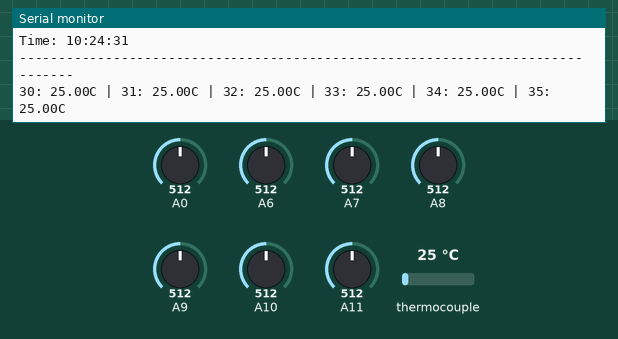
Simulated run of this sketch. Board: Arduino Mega 2560, built with avr-gcc and run on an emulated ATmega2560. Shown: the last lines printed to the serial monitor. Inputs (shaded band) come from the test bench; at power-on: thermocouple 25 °C, A6 = 512, A7 = 512, A8 = 512, A9 = 512, A0 = 512, A10 = 512, A11 = 512. The local clock reads 2024-03-15 10:24:30 at power-on unless the sketch sets it; storage starts empty.

Above: at 1.2 s.
1.3 s: thermocouple set to 6 °C
At 1.3 s:
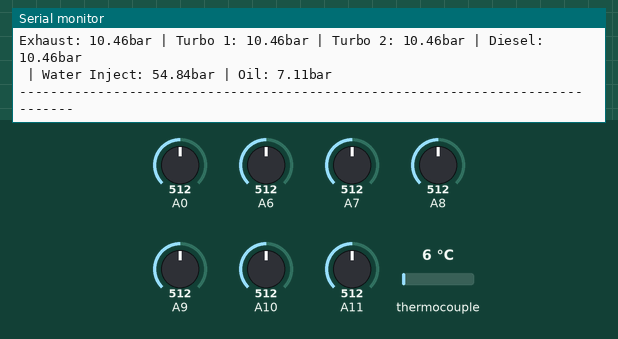
2.8 s: A6 set to 716
At 3.3 s:
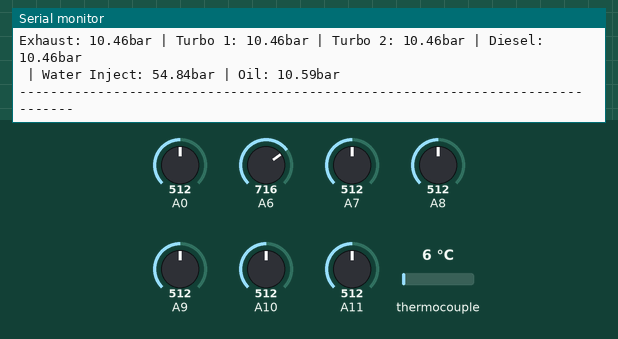
4.3 s: A7 set to 716
At 5.0 s:
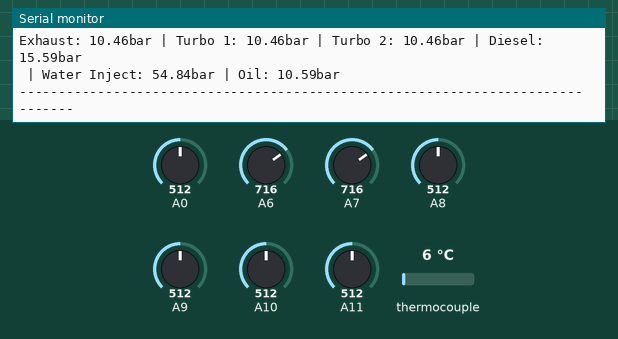
5.8 s: thermocouple set to 75 °C
8.9 s: A8 set to 716
At 9.4 s:
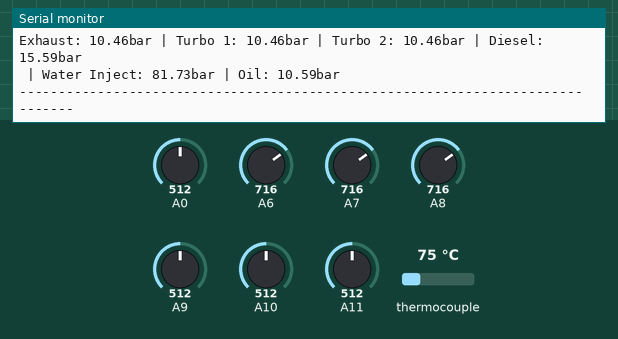
10.4 s: A9 set to 716
At 11.1 s:
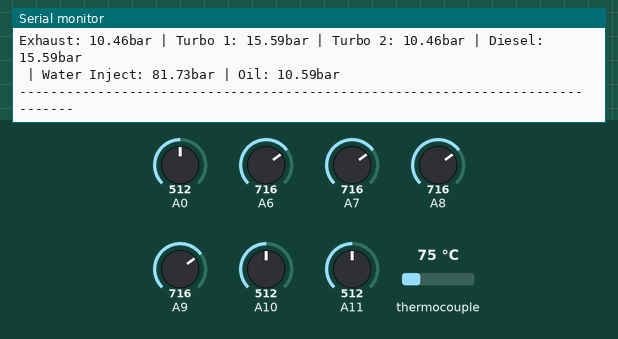
Timing chart, 0 to 12.9 s (numbered marks = the images above; inputs shaded):
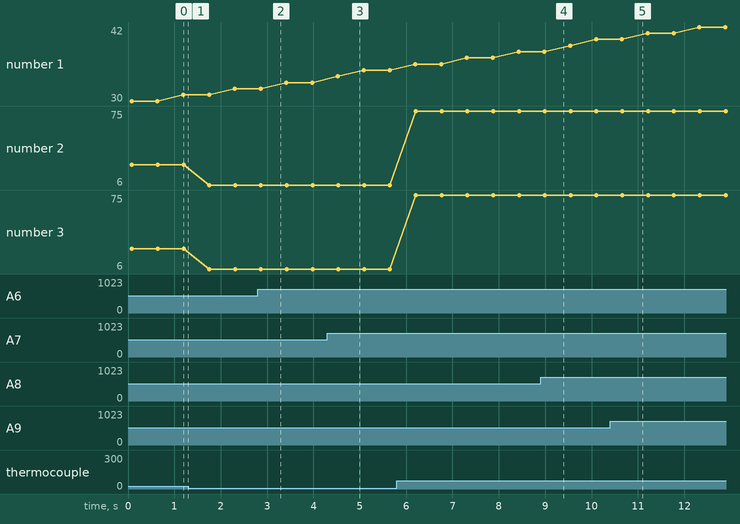

Measured:
- after the input at 2.8 s, the serial monitor: prints a new line after 0.10 s (image 2)
- after the input at 4.3 s, the serial monitor: prints a new line after 0.26 s (image 3)
- after the input at 8.9 s, the serial monitor: prints a new line after 0.12 s (image 4)
- after the input at 10.4 s, the serial monitor: prints a new line after 0.29 s (image 5)
- plotted number 2: 25 → 6 after the input at 1.3 s, 6 → 75 after the input at 5.8 s
- plotted number 3: 25 → 6 after the input at 1.3 s, 6 → 75 after the input at 5.8 s

The sketch:

sorentraktor.ino
```cpp
#include <DS1302.h> // hardware timer (clock) http://www.rinkydinkelectronics.com/library.php?id=5
#include "Adafruit_MAX31855.h"
#include <Adafruit_MAX31865.h>
#include <SPI.h>
#include <SD.h>

//---------------------------------------------------------------------------------
// Global variables
//---------------------------------------------------------------------------------
const int DELAY_IN_MILLIS = 500;
const bool SHOULD_PRINT_TO_MONITOR = true;

const String FILE_NAME_EXHAUST = "exhaust.txt";
const String FILE_NAME_MISC_TEMP = "misc.txt";
const String FILE_NAME_PRESSURE = "pressure.txt";

const double R_REF = 430.0;
const double R_NOMINAL = 100.0;

const double PRESSURE_REF_200_PSI = 3.5;
const double PRESSURE_REF_300_PSI = 5.15;
const double PRESSURE_REF_1600_PSI = 27;

const int CLK = 24;
const int CS = 23;
//---------------------------------------------------------------------------------

//---------------------------------------------------------------------------------
// Global objects
//---------------------------------------------------------------------------------
Adafruit_MAX31855 cardExhaust30(CLK, CS, 30);
Adafruit_MAX31855 cardExhaust31(CLK, CS, 31);
Adafruit_MAX31855 cardExhaust32(CLK, CS, 32);
Adafruit_MAX31855 cardExhaust33(CLK, CS, 33);
Adafruit_MAX31855 cardExhaust34(CLK, CS, 34);
Adafruit_MAX31855 cardExhaust35(CLK, CS, 35);
Adafruit_MAX31855 cardTempBeforeInt(CLK, CS, 36);
Adafruit_MAX31855 cardTempAfterInt(CLK, CS, 37);

DS1302 rtc(28, 27, 26); // hardware timer (clock)  RST, DAT, CLK
File fileExhaust;
File fileMiscTemp;
File filePressure;
//---------------------------------------------------------------------------------

//---------------------------------------------------------------------------------
// Arduino Lifecycle
//---------------------------------------------------------------------------------
void setup()
{
  Serial.begin(115200);

  setupHardwareTime();

  if (SHOULD_PRINT_TO_MONITOR)
  {
    Serial.println("-------------------------------------------------------------------------------");
    Serial.print("Started: ");
    Serial.println(rtc.getDateStr());
    Serial.println("-------------------------------------------------------------------------------");
    Serial.println();
  }

  setupSDCard();
}

bool shouldLogToSDCard()
{
  int sensorValue = analogRead(A0);
  float voltage = sensorValue * (5.0 / 1023.0);

  return voltage == 5.00;
}

void loop()
{
  double t30 = cardExhaust30.readCelsius();
  double t31 = cardExhaust31.readCelsius();
  double t32 = cardExhaust32.readCelsius();
  double t33 = cardExhaust33.readCelsius();
  double t34 = cardExhaust34.readCelsius();
  double t35 = cardExhaust35.readCelsius();
  double t36 = cardTempBeforeInt.readCelsius();
  double t37 = cardTempAfterInt.readCelsius();

  // pressure
  float exhaustPressure = getPressureInBar(A11, PRESSURE_REF_300_PSI);
  float turboPressure1 = getPressureInBar(A9, PRESSURE_REF_300_PSI);
  float turboPressure2 = getPressureInBar(A10, PRESSURE_REF_300_PSI);
  float dieselPressure = getPressureInBar(A7, PRESSURE_REF_300_PSI);
  float waterInjectPressure = getPressureInBar(A8, PRESSURE_REF_1600_PSI);
  float oilPressure = getPressureInBar(A6, PRESSURE_REF_200_PSI);

  if (shouldLogToSDCard() == true)
  {
    writeExhaustTemperatures(t30, t31, t32, t33, t34, t35);
    writeMiscTemperatures(t36, t37);
    writePressure(exhaustPressure, turboPressure1, turboPressure2, dieselPressure, waterInjectPressure, oilPressure);
  }

  if (SHOULD_PRINT_TO_MONITOR)
  {
    Serial.println("-------------------------------------------------------------------------------");
    Serial.print("Time: ");
    Serial.println(rtc.getTimeStr());
    Serial.println("-------------------------------------------------------------------------------");

    Serial.print("30: " + String(t30) + "C");
    Serial.print(" | 31: " + String(t31) + "C");
    Serial.print(" | 32: " + String(t32) + "C");
    Serial.print(" | 33: " + String(t33) + "C");
    Serial.print(" | 34: " + String(t34) + "C");
    Serial.println(" | 35: " + String(t35) + "C");

    Serial.println("-------------------------------------------------------------------------------");
    Serial.print("Before int: " + String(t36) + "C");
    Serial.println(" | After int: " + String(t37) + "C");

    Serial.println("-------------------------------------------------------------------------------");
    Serial.print("Exhaust: " + String(exhaustPressure) + "bar");
    Serial.print(" | Turbo 1: " + String(turboPressure1) + "bar");
    Serial.print(" | Turbo 2: " + String(turboPressure2) + "bar");
    Serial.println(" | Diesel: " + String(dieselPressure) + "bar");
    Serial.print(" | Water Inject: " + String(waterInjectPressure) + "bar");
    Serial.println(" | Oil: " + String(oilPressure) + "bar");
    Serial.println("-------------------------------------------------------------------------------");
    Serial.println();
  }

  delay(DELAY_IN_MILLIS);
}
//---------------------------------------------------------------------------------

//---------------------------------------------------------------------------------
// Helper functions
//---------------------------------------------------------------------------------
float getPressureInBar(int pin, double psiFactor)
{
  int sensorVal = analogRead(pin);

  float voltage = (sensorVal * 5.0) / 1024.0;
  float pressurePascal = (psiFactor * ((float)voltage - 0.469)) * 1000000.0;
  float pressureBar = pressurePascal / 10e5;

  return pressureBar;
}

String getTimestamp()
{
  return String(rtc.getDateStr()) + " " + String(rtc.getTimeStr());
}
//---------------------------------------------------------------------------------

//---------------------------------------------------------------------------------
// SD card
//---------------------------------------------------------------------------------

void writeExhaustTemperatures(double t31, double t32, double t33, double t34, double t35, double t36)
{
  fileExhaust = SD.open(FILE_NAME_EXHAUST, FILE_WRITE);

  if (fileExhaust)
  {
    fileExhaust.println(getTimestamp() + "," + String(t31) + "," + String(t32) + "," + String(t33) + "," + String(t34) + "," + String(t35) + "," + String(t36));
    fileExhaust.close();
  }
}

void writeMiscTemperatures(double beforeInt, double afterInt)
{
  fileMiscTemp = SD.open(FILE_NAME_MISC_TEMP, FILE_WRITE);

  if (fileMiscTemp)
  {
    fileMiscTemp.println(getTimestamp() + "," + String(beforeInt) + "," + String(afterInt));
    fileMiscTemp.close();
  }
}

void writePressure(double exhaustPressure, double turboPressure1, double turboPressure2, double dieselPressure, double waterInjectPressure, double oilPressure)
{
  filePressure = SD.open(FILE_NAME_PRESSURE, FILE_WRITE);

  if (filePressure)
  {
    filePressure.println(getTimestamp() + "," + String(exhaustPressure) + "," + String(turboPressure1) + "," + String(turboPressure2) + "," + String(dieselPressure) + "," + String(waterInjectPressure) + "," + String(oilPressure));
    filePressure.close();
  }
}

void setupSDCard()
{
  if (!SD.begin(10))
  {
    Serial.println("Initialization of SD card failed!");
    while (1)
      ; // halt program (infinite loop)
  }
  else
  {
    Serial.println("SD card initialization complete.");
  }

  // Create files: open and immediately close.
  fileExhaust = SD.open(FILE_NAME_EXHAUST, FILE_WRITE);
  fileExhaust.println();
  fileExhaust.close();

  fileMiscTemp = SD.open(FILE_NAME_MISC_TEMP, FILE_WRITE);
  fileMiscTemp.println();
  fileMiscTemp.close();

  filePressure = SD.open(FILE_NAME_PRESSURE, FILE_WRITE);
  filePressure.println();
  filePressure.close();
}
//---------------------------------------------------------------------------------

//---------------------------------------------------------------------------------
// Date and time
//---------------------------------------------------------------------------------

void setupHardwareTime()
{
  return;

  // Set the clock to run-mode, and disable the write protection
  rtc.halt(false);
  rtc.writeProtect(false);

  rtc.setDOW(SATURDAY);
  rtc.setTime(15, 9, 0);
  rtc.setDate(11, 5, 2019);
}
//---------------------------------------------------------------------------------
```
